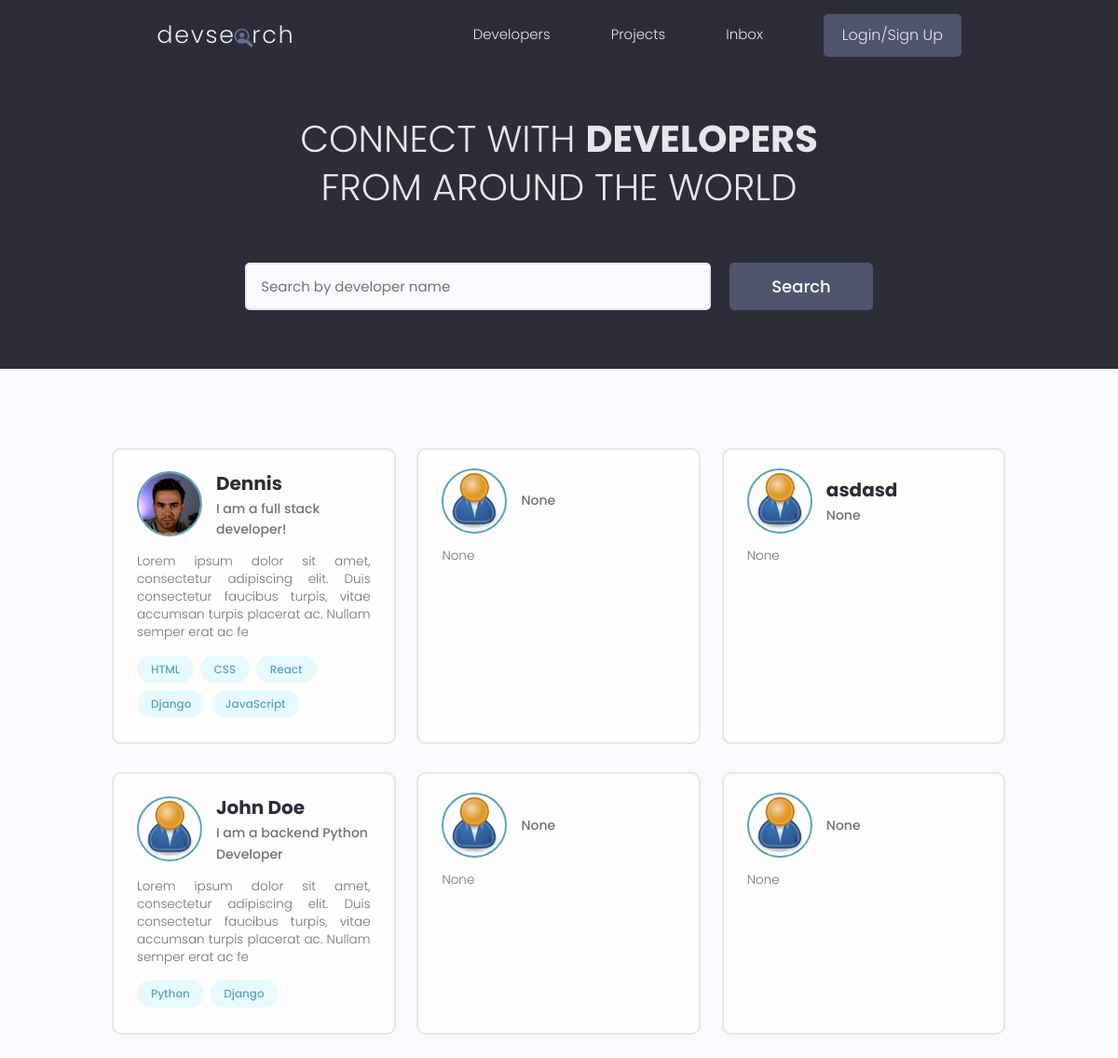
Before: / with the older database file.
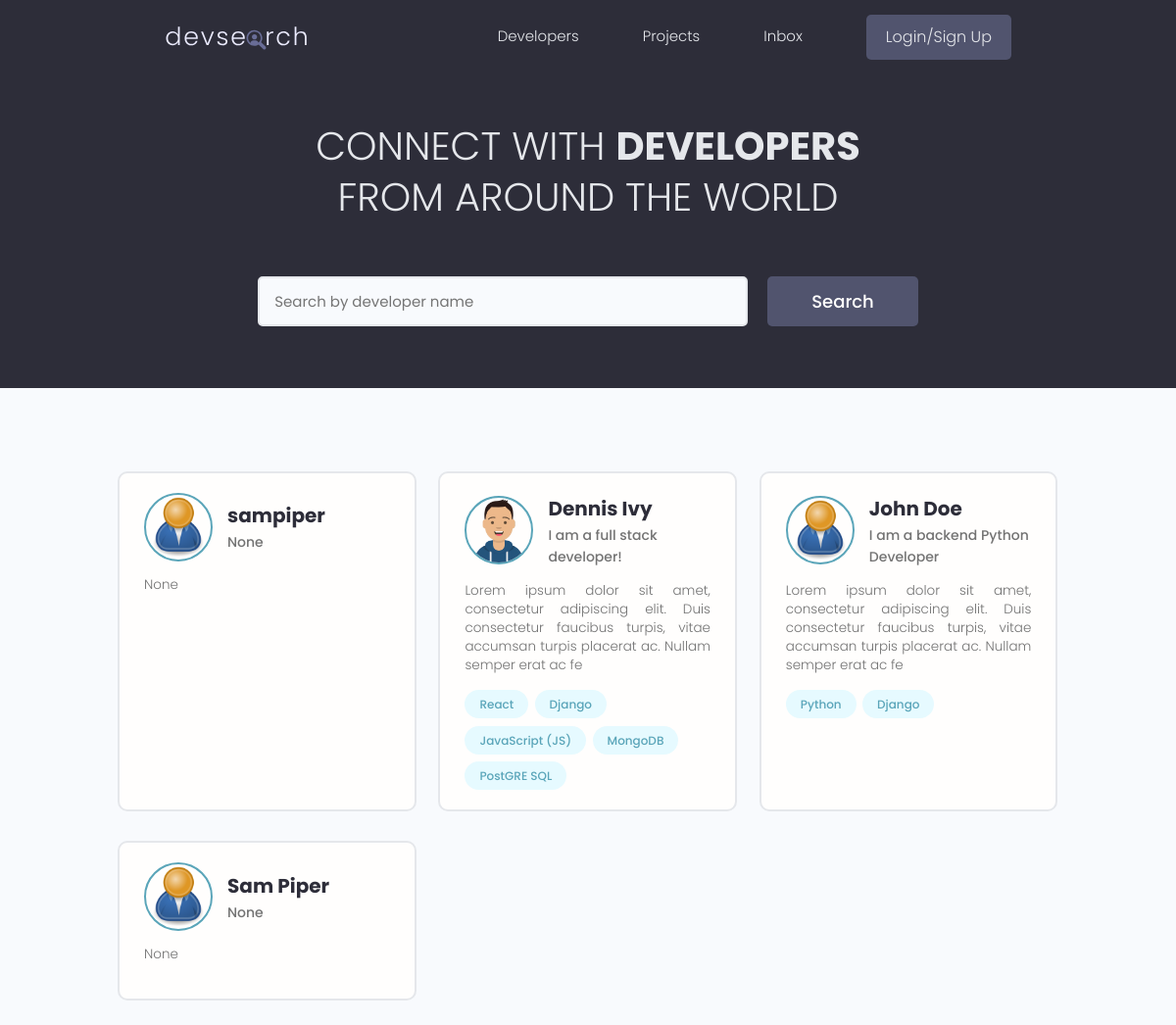
After: the same page with the newer database file.
### users/models.py (models this page shows, shortened)
class Profile(models.Model):
    user = models.OneToOneField(
        User, on_delete=models.CASCADE, null=True, blank=True)
    name = models.CharField(max_length=200, blank=True, null=True)
    email = models.EmailField(max_length=500, blank=True, null=True)
    username = models.CharField(max_length=200, blank=True, null=True)
    location = models.CharField(max_length=200, blank=True, null=True)
    short_intro = models.CharField(max_length=500, blank=True, null=True)
    bio = models.TextField(blank=True, null=True)
    profile_image = models.ImageField(
        null=True, blank=True, upload_to='profiles/', default='profiles/user-default.png')
    social_github = models.CharField(max_length=200, blank=True, null=True)
    social_twitter = models.CharField(max_length=200, blank=True, null=True)
    social_linkedin = models.CharField(max_length=200, blank=True, null=True)
    social_youtube = models.CharField(max_length=200, blank=True, null=True)
    social_website = models.CharField(max_length=200, blank=True, null=True)
    created = models.DateTimeField(auto_now_add=True)
    id = models.UUIDField(default=uuid.uuid4, unique=True,
                          primary_key=True, editable=False)

class Skill(models.Model):
    owner = models.ForeignKey(
        Profile, on_delete=models.CASCADE, null=True, blank=True)
    name = models.CharField(max_length=200, null=True, blank=True)
    description = models.TextField(null=True, blank=True)
    created = models.DateTimeField(auto_now_add=True)
    id = models.UUIDField(default=uuid.uuid4, unique=True,
                          primary_key=True, editable=False)
    def __str__(self) -> str:
        return str(self.name)

### users/views.py (the view)
# urls.py: path('', views.profiles, name='profiles'),
def profiles(request):
    profiles, text = searchProfiles(request)
    context = {'profiles': profiles, 'text': text}
    return render(request, 'users/profiles.html', context)

### users/utils.py (called while the page is built)
def searchProfiles(request):
    text = ''
    if request.GET.get('text'):
        text = request.GET.get('text')
    skills = Skill.objects.filter(name__icontains=text)
    profiles = Profile.objects.distinct().filter(
        Q(name__icontains=text) | Q(short_intro=text) | Q(skill__in=skills))
    return profiles, text

### users/templates/users/profiles.html (shortened to what this page needs)
{% extends 'main.html' %}
{% block content %}
  <main class="home">
    <section class="hero-section text-center">
      <div class="container container--narrow">
        <div class="hero-section__box">
          <h2>CONNECT WITH <span>DEVELOPERS</span></h2>
          <h2>FROM AROUND THE WORLD</h2>
        </div>
        <div class="hero-section__search">
          <form class="form" action="{% url 'profiles' %}" method="get">
            <div class="form__field">
              <input class="input input--text" id="formInput#search" type="text" name="text" value="{{text}}"
                placeholder="Search by developer name" />
            </div>
            <input class="btn btn--sub btn--lg" type="submit" value="Search" />
          </form>
        </div>
      </div>
    </section>
    <section class="devlist">
      <div class="container">
        <div class="grid grid--three">
            {% for profile in profiles %}
          <div class="column card">
            <div class="dev">
              <a href="{% url 'user-profile' profile.id %}" class="card__body">
                <div class="dev__profile">
                  <img class="avatar avatar--md" src="{{profile.profile_image.url}}" alt="image" />
                  <div class="dev__meta">
                    <h3>{{profile.name}}</h3>
                    <h5>{{profile.short_intro | slice:"60"}}</h5>
                  </div>
                </div>
                <p class="dev__info">
                  {{profile.bio | slice:"150"}}
                </p>
                <div class="dev__skills">
                    {% for skill in profile.skill_set.all|slice:"5" %}
                  <span class="tag tag--pill tag--main">
                    <small>{{skill}}</small>
                  </span>
                  {% endfor %}
                </div>
              </a>
            </div>
          </div>
          {% endfor %}
        </div>
      </div>
    </section>
  </main>
{% endblock content %}

### templates/main.html (shortened to what this page needs)
<html lang="en">
  {% load static %}
  <head>
    <link
      rel="stylesheet"
      href="https://cdn.iconmonstr.com/1.3.0/css/iconmonstr-iconic-font.min.css"
    />
    <link rel="stylesheet" href="{% static 'uikit/styles/uikit.css' %}" />
    <link rel="stylesheet" href="{% static 'styles/app.css' %}" />
  </head>
  <body>
    {% include 'navbar.html'%}
    {% block content %}
    {% endblock content %}
  </body>
</html>

### templates/navbar.html (shortened to what this page needs)
{% load static %}
 <header class="header">
    <div class="container container--narrow">
      <a href="{% url 'profiles' %}" class="header__logo">
        <img src="{% static 'images/logo.svg' %}" alt="DevSearch Logo" />
      </a>
      <nav class="header__nav">
        <ul class="header__menu">
          <li class="header__menuItem"><a href="{% url 'profiles' %}">Developers </a></li>
          <li class="header__menuItem"><a href="{% url 'projects' %}">Projects</a></li>
          <li class="header__menuItem"><a href="">Inbox</a></li>
          {% if request.user.is_authenticated %}
          <li class="header__menuItem"><a href="{% url 'account' %}">Account</a></li>
          <li class="header__menuItem"><a href="{% url 'logout' %}" class="btn btn--sub">Logout</a></li>
          {% else %}
          <li class="header__menuItem"><a href="{% url 'login' %}" class="btn btn--sub">Login/Sign Up</a></li>
          {% endif %}
        </ul>
      </nav>
    </div>
  </header>

### static/styles/app.css (style rules this page uses)
:root { --color-sub: #2d2d39; }
.btn--sub { background-color: var(--color-sub-light); }
.card { border: 2px solid var(--color-light); }
img { width: 100%; }
.header { position: sticky; z-index: 111; background-color: var(--color-sub); padding: 1.5rem 0; }
.header > .container { display: flex; justify-content: space-between; align-items: center; }
.header__logo > img { height: 3.8rem; }
.header__nav > ul { display: inline-flex; align-items: center; list-style: none; gap: 6.5rem; }
.header__menuItem > a { color: var(--color-light); font-weight: 300; }
.hero-section { height: 40vh; display: flex; align-items: center; background-color: var(--color-sub); }
.hero-section__box { margin-bottom: 4rem; }
.hero-section__box > h2, .hero-section__box > h2 > span { font-size: 4rem; color: var(--color-light); line-height: 1.3; text-transform: uppercase; }
.hero-section__box > h2 { font-weight: 300; }
.hero-section__box > h2 > span { font-weight: 700; }
.hero-section__search > .form { display: flex; align-items: center; justify-content: center; gap: 2rem; }
.hero-section__search > .form input.input--text { width: 50rem; }
.devlist { margin-top: 8rem; }
.devlist .grid { align-items: stretch; }
.devlist .dev .dev__profile { display: flex; align-items: center; gap: 1.5rem; }
.devlist .dev .dev__meta h3 { color: var(--color-sub); font-size: 2rem; font-weight: 700; }
.devlist .dev .dev__meta h5 { color: var(--color-text); font-size: 1.4rem; font-weight: 500; }
.devlist .dev .dev__info { margin: 1.5rem 0; font-size: 1.35rem; line-height: 1.4; text-align: justify; }

### static/uikit/styles/modules/_variables.css (style rules this page uses)
:root { --color-main: #5aa5b9; --color-main-light: #e6faff; --color-sub: #3f4156; --color-sub-light: #51546e; --color-sub-lighter: #ededfd; --color-text: #737373; --color-gray: #8b8b8b; --color-light: #e5e7eb; --color-light-gray: #767676; --color-bg: #f8fafd; --color-white: #fffefd; --color-white-light: #f3f3f3; --color-success: #359e64; --color-success-bg: #def8e8; --color-error: #fc4b0b; --color-error-bg: #fff2ee; --font-base: 'Poppins', arial, helvetica, 'Segoe UI', roboto, ubuntu, sans-serif; --font-monospace: 'Fira Code', 'Courier New', courier, monospace; --font-regular: 300; --font-medium: 500; --font-bold: 700; --generic-shadow: 1px 1px 5px #00000010; --generic-transition: all 0.3s ease-in-out; }

### static/uikit/styles/modules/_base.css (style rules this page uses)
* { margin: 0; padding: 0; box-sizing: border-box; text-rendering: optimizeLegibility; color: inherit; font-size: inherit; }
html { font-size: 50%; }
@media only screen and (min-width: 480px) { html { font-size: 56.25%; } }
@media only screen and (min-width: 1200px) { html { font-size: 62.5%; } }
body { line-height: 1.6; font-weight: 400; font-size: 1.5rem; color: var(--color-text); background-color: var(--color-bg); min-height: 100vh; }

### static/uikit/styles/modules/_typography.css (style rules this page uses)
* { font-family: var(--font-base); }
h2 { font-size: 3.6rem; font-weight: var(--font-bold); }
h3 { font-size: 3.2rem; font-weight: var(--font-medium); }
h5 { font-size: 2.4rem; font-weight: var(--font-medium); }
h5, h6 { font-weight: var(--font-regular); }
p, span, strong { font-size: 1.6rem; color: var(--color-text); font-weight: var(--font-regular); }
a { padding-bottom: 2px; text-decoration: none; display: inline-block; color: var(--color-main); font-weight: var(--font-medium); }

### static/uikit/styles/modules/_utilities.css (style rules this page uses)
.container { width: 92%; max-width: 165rem; margin: 0 auto; box-sizing: border-box; }
.container--narrow { width: 92%; max-width: 120rem; }
@media screen and (min-width: 1000px) { .container { width: 90%; } }
@media screen and (min-width: 1000px) { .container--narrow { width: 85%; } }
@media screen and (min-width: 1200px) { .container { width: 80%; } }
@media screen and (min-width: 1200px) { .container--narrow { width: 72%; } }
.text-center { text-align: center; }

### static/uikit/styles/modules/_avatar.css (style rules this page uses)
.avatar { border-radius: 50%; border: 2px solid var(--color-main); object-fit: cover; }
.avatar--md { height: 7rem; width: 7rem; }

### static/uikit/styles/modules/_button.css (style rules this page uses)
.btn { display: inline-block; position: relative; cursor: pointer; background-color: var(--color-light); font-weight: var(--font-medium); color: var(--color-sub); text-decoration: none; padding: 1rem 2rem; border-radius: 0.5rem; border: none; width: -webkit-fit-content; width: -moz-fit-content; width: fit-content; height: -webkit-fit-content; height: -moz-fit-content; height: fit-content; font-size: 1.6rem; outline-width: 0; outline-color: transparent; -webkit-backface-visibility: hidden; backface-visibility: hidden; transition: all 0.3s ease-in-out; }
.btn--sub { background-color: var(--color-sub); color: var(--color-white); }
.btn--lg { font-size: 1.8rem; padding: 1.2rem 4.5rem; }

Changed rows visible on the page:
removed Skill: name "HTML", shown under Profile "I am a full stack developer!"
removed Skill: name "CSS", shown under Profile "I am a full stack developer!"
removed Profile: profile_image (placeholder picture), short_intro "None", bio "None"
removed Profile: profile_image (placeholder picture), name "asdasd", short_intro "None", bio "None"
removed Profile: profile_image (placeholder picture), short_intro "None", bio "None"
removed Profile: profile_image (placeholder picture), short_intro "None", bio "None"
added Profile: profile_image (placeholder picture), name "sampiper", short_intro "None", bio "None"
changed Profile "I am a full stack developer!": gains Skill (name "MongoDB"); profile_image: a different picture; name "Dennis" → "Dennis Ivy"
changed Skill: name "JavaScript" → "JavaScript (JS)"
added Skill: name "PostGRE SQL", shown under Profile "I am a full stack developer!"
added Profile: profile_image (placeholder picture), name "Sam Piper", short_intro "None", bio "None"
